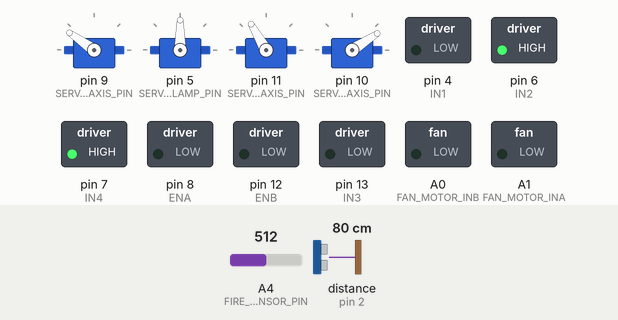
This sketch was run on a simulated Arduino Uno, built with avr-gcc and run on an emulated ATmega328P. Shown: 4 × servo, switched loads named in the sketch (green lamp = pin HIGH). Wiring (inferred from the names in the program): ultrasonic range finder: trigger pin 3; echo pin 2. Inputs (shaded band) come from the test bench; at power-on: distance to the obstacle (sensor on pin 2) 80 cm, A4 (FIRE_SENSOR_PIN) = 512. The echo pulse lasts 58.3 µs per cm; pins used as bus, display or sensor lines are not drawn; what the sketch prints to the serial monitor is not drawn.

Above: at 1.3 s.
1.4 s: distance to the obstacle (sensor on pin 2) set to 22 cm
At 3.9 s:
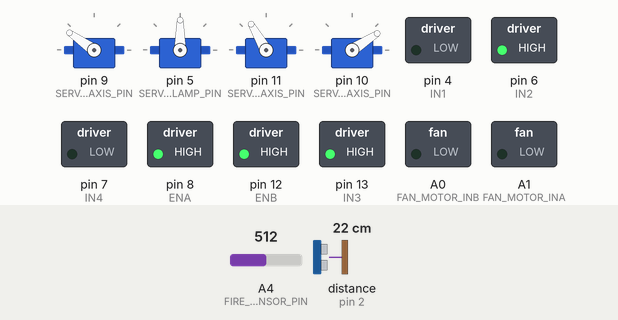
4.6 s: distance to the obstacle (sensor on pin 2) set to 18 cm
At 5.9 s:
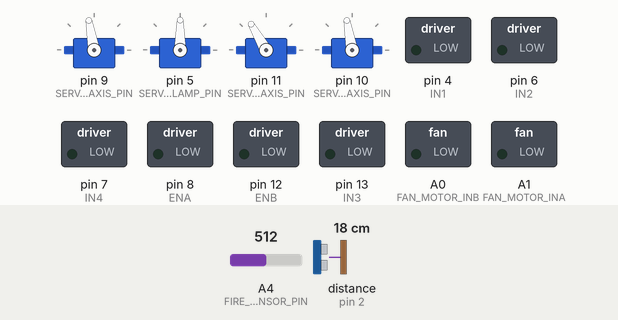
At 6.5 s:
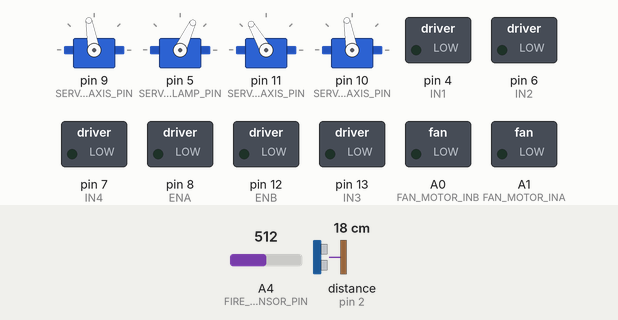
7.8 s: A4 (FIRE_SENSOR_PIN) set to 110
11.0 s: A4 (FIRE_SENSOR_PIN) set to 94
At 14.0 s:
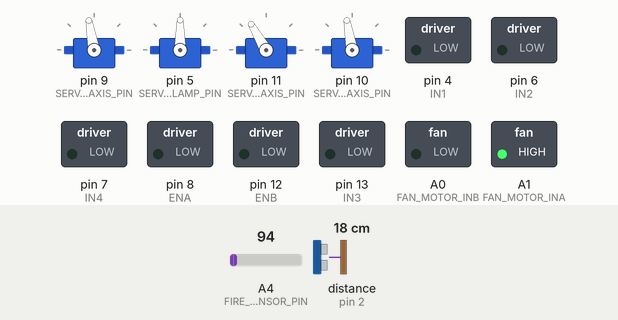
14.2 s: distance to the obstacle (sensor on pin 2) set to 9 cm
17.4 s: distance to the obstacle (sensor on pin 2) set to 6 cm
Timing chart, 0 to 30.9 s (numbered marks = the images above; inputs shaded):
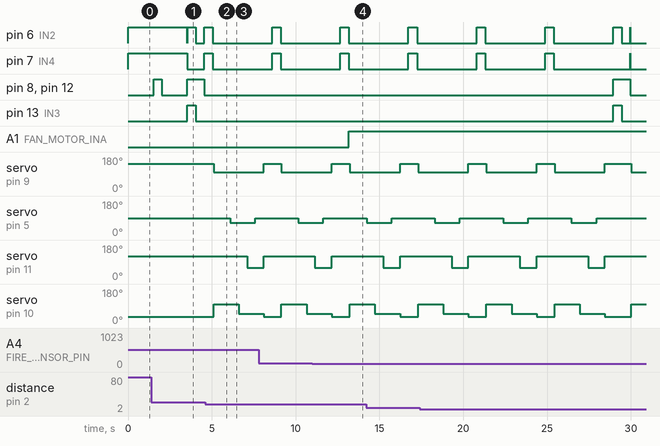

Measured:
- the behaviour switches between 21 and 20 cm on distance to the obstacle (sensor on pin 2) (found by bisection; images 1 and 2)
- the behaviour switches between 101 and 100 on A4 (FIRE_SENSOR_PIN) (found by bisection; images 3 and 4)
- after the input at 4.6 s, pin 7 (IN4): HIGH → LOW after 0.45 s instead of 3.0 s; pin 8 (ENA): stays LOW (without the input it goes to HIGH after 3.0 s)
- after the input at 11.0 s, A1 (FAN_MOTOR_INA): LOW → HIGH after 2.2 s

The sketch:

Final-Robotic.ino
```cpp
#include <Servo.h>
#include <PID_v1.h>
// Define pins for the car
#define ENA 8
#define IN1 4
#define IN2 6
#define IN3 13
#define IN4 7
#define ENB 12
#define TRIG 3
#define ECHO 2
#define FIRE_SENSOR_PIN A4
#define FAN_MOTOR_INA A1
#define FAN_MOTOR_INB A0
#define SAFE_DISTANCE 20
#define DISTANCE_TO_TURN 7
// Define pins for the robot arm
#define SERVO_Z_AXIS_PIN 9
#define SERVO_CLAMP_PIN 5
#define SERVO_X_AXIS_PIN 11
#define SERVO_Y_AXIS_PIN 10
// Define initial positions for the robot arm
int x_axis_degree = 120;
int y_axis_degree = 33;
int z_axis_degree = 145;
int clamp_degree = 90;
// Define the servos
Servo servo_z_axis;
Servo servo_clamp;
Servo servo_x_axis;
Servo servo_y_axis;
// PID Control Variables
double setpoint = SAFE_DISTANCE;
double input, output;
double Kp = 2.0, Ki = 0.5, Kd = 1.0;
PID pid(&input, &output, &setpoint, Kp, Ki, Kd, DIRECT);

void setup() {
  Serial.begin(9600);

  // Initialize car motor pins
  pinMode(ENA, OUTPUT);
  pinMode(IN1, OUTPUT);
  pinMode(IN2, OUTPUT);
  pinMode(IN3, OUTPUT);
  pinMode(IN4, OUTPUT);
  pinMode(ENB, OUTPUT);
  pinMode(TRIG, OUTPUT);
  pinMode(ECHO, INPUT);
  pinMode(FIRE_SENSOR_PIN, INPUT);
  pinMode(FAN_MOTOR_INA, OUTPUT);
  pinMode(FAN_MOTOR_INB, OUTPUT);

  // Initialize robot arm servos
  servo_z_axis.attach(SERVO_Z_AXIS_PIN);
  servo_clamp.attach(SERVO_CLAMP_PIN);
  servo_x_axis.attach(SERVO_X_AXIS_PIN);
  servo_y_axis.attach(SERVO_Y_AXIS_PIN);

  // Move servos to initial position
  servo_x_axis.write(x_axis_degree);
  servo_y_axis.write(y_axis_degree);
  servo_z_axis.write(z_axis_degree);
  servo_clamp.write(clamp_degree);

  pid.SetMode(AUTOMATIC);
  pid.SetOutputLimits(0, 255); // Adjust motor speed range
}

int getDistance() {
  digitalWrite(TRIG, LOW);
  delayMicroseconds(2);
  digitalWrite(TRIG, HIGH);
  delayMicroseconds(10);
  digitalWrite(TRIG, LOW);
  long duration = pulseIn(ECHO, HIGH);
  int distance = duration * 0.034 / 2;
  return distance;
}

void moveCar(int speed) {
  analogWrite(ENA, speed);
  analogWrite(ENB, speed);
  digitalWrite(IN1, LOW);
  digitalWrite(IN2, HIGH);
  digitalWrite(IN3, LOW);
  digitalWrite(IN4, HIGH);
}

void stopCar() {
  digitalWrite(IN1, LOW);
  digitalWrite(IN2, LOW);
  digitalWrite(IN3, LOW);
  digitalWrite(IN4, LOW);
}

void turnRight() {
  Serial.println("Turning Right");
  digitalWrite(IN1, LOW);
  digitalWrite(IN2, HIGH);
  digitalWrite(IN3, HIGH);
  digitalWrite(IN4, LOW);
  analogWrite(ENA, 150);
  analogWrite(ENB, 150);
  delay(500); // Reduced delay for smoother turning
  stopCar();
}

void pickUpObject() {
  Serial.println("Picking up object");
  servo_x_axis.write(120);
  servo_y_axis.write(100);
  servo_z_axis.write(100);
  delay(500);

  servo_clamp.write(90);
  delay(500);
  servo_clamp.write(65);
  delay(500);

  servo_y_axis.write(50);
  delay(500);
  servo_x_axis.write(60);
  delay(500);
  servo_clamp.write(90);
  delay(500);

  servo_x_axis.write(x_axis_degree);
  servo_y_axis.write(y_axis_degree);
  servo_z_axis.write(z_axis_degree);
  servo_clamp.write(clamp_degree);
  delay(500);
}

void activateFan() {
  digitalWrite(FAN_MOTOR_INA, LOW);
  digitalWrite(FAN_MOTOR_INB, LOW);
  Serial.println("✅ No fire detected. Fan is OFF.");
}

void deactivateFan() {
  digitalWrite(FAN_MOTOR_INA, HIGH);
  digitalWrite(FAN_MOTOR_INB, LOW);
  Serial.println("🔥 Fire detected! Fan is ON.");
}

void loop() {
  int traveledDistance = 0;

  while (true) {
    int distance = getDistance();
    int fireDetected = analogRead(FIRE_SENSOR_PIN);

    // Fire detection logic
    if (fireDetected > 100) {
    activateFan();
    } else {
    stopCar();
    deactivateFan();
    Serial.println("Fire detected! car stop");
    }

    // PID-based distance control
    input = distance;
    pid.Compute();
    moveCar(output); // Adjust speed dynamically
    Serial.print("Distance: ");
    Serial.print(distance);
    Serial.print(" | Speed: ");
    Serial.println(output);

    if (distance < SAFE_DISTANCE) {
      stopCar();
      Serial.println("Object detected! Stopping...");
      pickUpObject();
      moveCar(output);
    }

    if (traveledDistance >= DISTANCE_TO_TURN) {
      stopCar();
      turnRight();
      traveledDistance = 0;
    }
    traveledDistance++;
    delay(500);
  }
}
```
